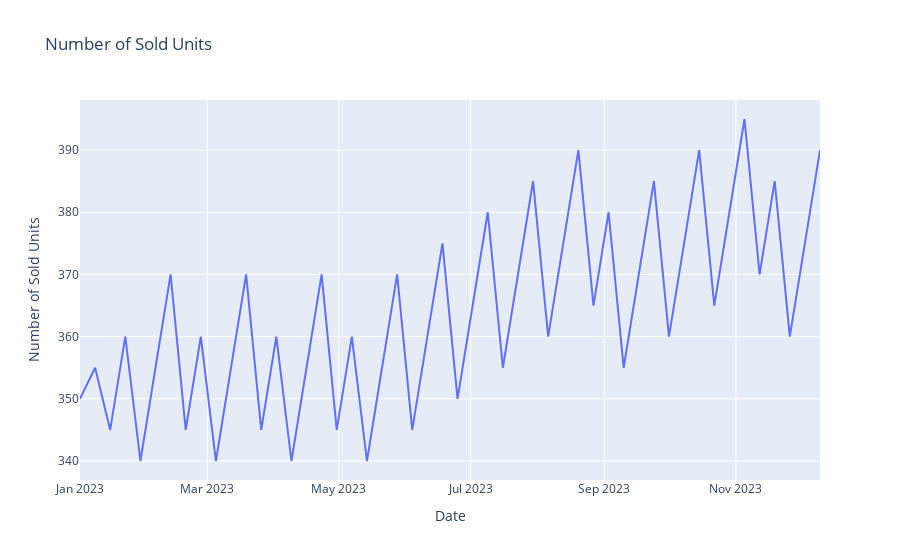

Write notebook code for a chart like this one.
### Markdown cell above
## e. Recommendations

### Code cell
fig = go.Figure()
fig.add_trace(go.Scatter(x=dataframe["Start Date"], y=dataframe["Units Sold"],mode='lines',name='Number of Sold Units'))
fig.update_layout(
    title=dict(text="Number of Sold Units")
)
fig.update_xaxes(title_text="Date")
fig.update_yaxes(title_text="Number of Sold Units")
fig.show()

### Figure 1 — Plotly figure (JSON) as saved in the notebook; plotly's stock layout.template omitted (floating-point values rounded to 4 significant figures)
{"data": [{"mode": "lines", "name": "Number of Sold Units", "type": "scatter", "x": ["2023-01-01T00:00:00", "2023-01-08T00:00:00", "2023-01-15T00:00:00", "2023-01-22T00:00:00", "2023-01-29T00:00:00", "2023-02-05T00:00:00", "2023-02-12T00:00:00", "2023-02-19T00:00:00", "2023-02-26T00:00:00", "2023-03-05T00:00:00", "2023-03-12T00:00:00", "2023-03-19T00:00:00", "2023-03-26T00:00:00", "2023-04-02T00:00:00", "2023-04-09T00:00:00", "2023-04-16T00:00:00", "2023-04-23T00:00:00", "2023-04-30T00:00:00", "2023-05-07T00:00:00", "2023-05-14T00:00:00", "2023-05-21T00:00:00", "2023-05-28T00:00:00", "2023-06-04T00:00:00", "2023-06-11T00:00:00", "2023-06-18T00:00:00", "2023-06-25T00:00:00", "2023-07-02T00:00:00", "2023-07-09T00:00:00", "2023-07-16T00:00:00", "2023-07-23T00:00:00", "2023-07-30T00:00:00", "2023-08-06T00:00:00", "2023-08-13T00:00:00", "2023-08-20T00:00:00", "2023-08-27T00:00:00", "2023-09-03T00:00:00", "2023-09-10T00:00:00", "2023-09-17T00:00:00", "2023-09-24T00:00:00", "2023-10-01T00:00:00", "2023-10-08T00:00:00", "2023-10-15T00:00:00", "2023-10-22T00:00:00", "2023-10-29T00:00:00", "2023-11-05T00:00:00", "2023-11-12T00:00:00", "2023-11-19T00:00:00", "2023-11-26T00:00:00", "2023-12-03T00:00:00", "2023-12-10T00:00:00"], "y": [350, 355, 345, 360, 340, 355, 370, 345, 360, 340, 355, 370, 345, 360, 340, 355, 370, 345, 360, 340, 355, 370, 345, 360, 375, 350, 365, 380, 355, 370, 385, 360, 375, 390, 365, 380, 355, 370, 385, 360, 375, 390, 365, 380, 395, 370, 385, 360, 375, 390]}], "layout": {"title": {"text": "Number of Sold Units"}, "xaxis": {"title": {"text": "Date"}}, "yaxis": {"title": {"text": "Number of Sold Units"}}}}
